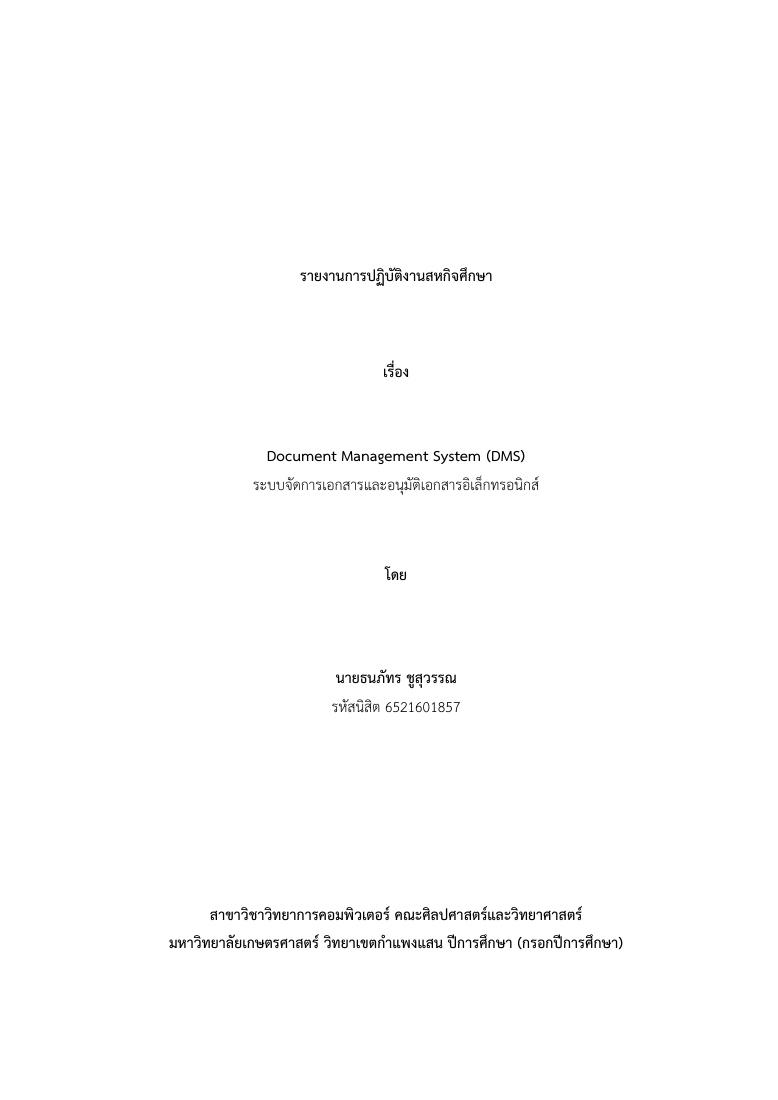
#> input picture tmp/report/page-02.png, 778 x 1100 px; its folder holds only this picture in this run
$ python contact.py
#> lines starting #> are read from the running program, lines starting #| are printed output that depends on the picture
from pathlib import Path
from PIL import Image, ImageOps, ImageDraw

d = Path(r"D:/Document Management/tmp/report")
files = sorted(d.glob("page-*.png"))
for j in range(0, len(files), 6):
    sheet = Image.new("RGB", (1860, 1800), "#dddddd")
#> sheet: PIL image 1860x1800 RGB; every value is 221
    draw = ImageDraw.Draw(sheet)
    for i, path in enumerate(files[j:j+6]):
        x, y = (i % 3) * 620, (i // 3) * 900
        im = ImageOps.contain(Image.open(path), (620, 870))
        sheet.paste(im, (x, y + 25))
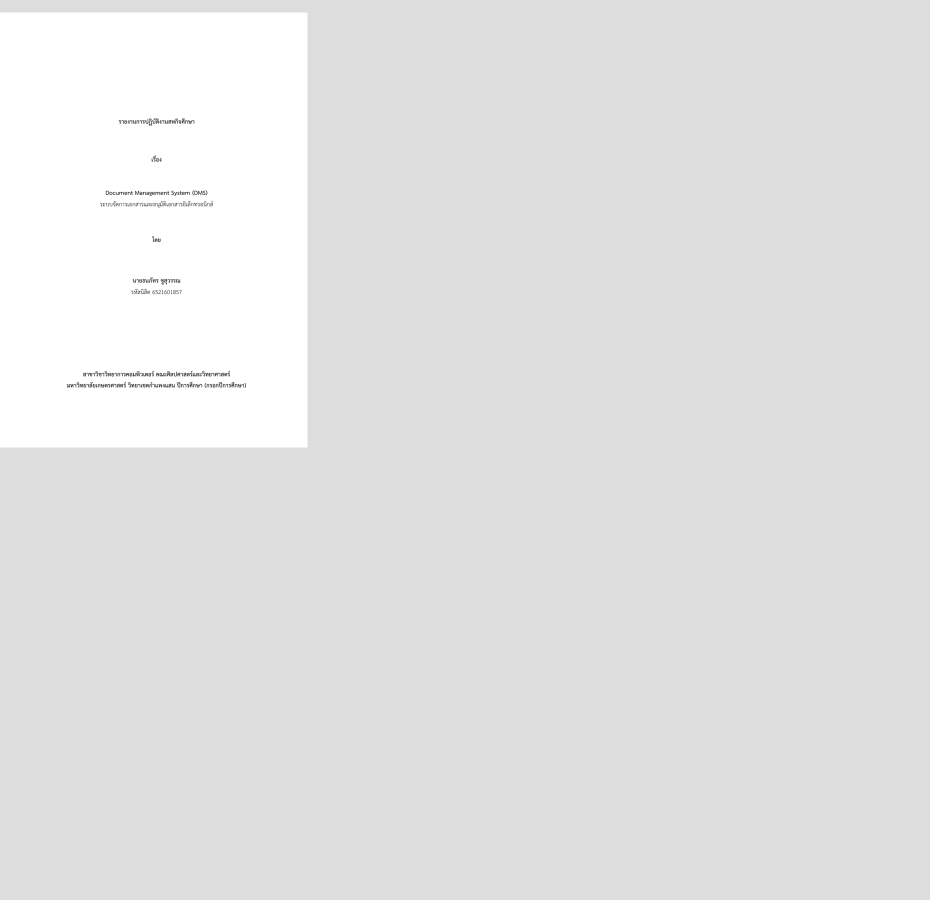
#> sheet: PIL image 1860x1800 RGB (shown at 1/2 size); min 0, max 255, mean 226.1
        draw.text((x + 5, y + 3), path.stem, fill="black")
    sheet.save(d / f"contact-{j//6+1}.png")

$ run again, on tmp/report/page-10.png
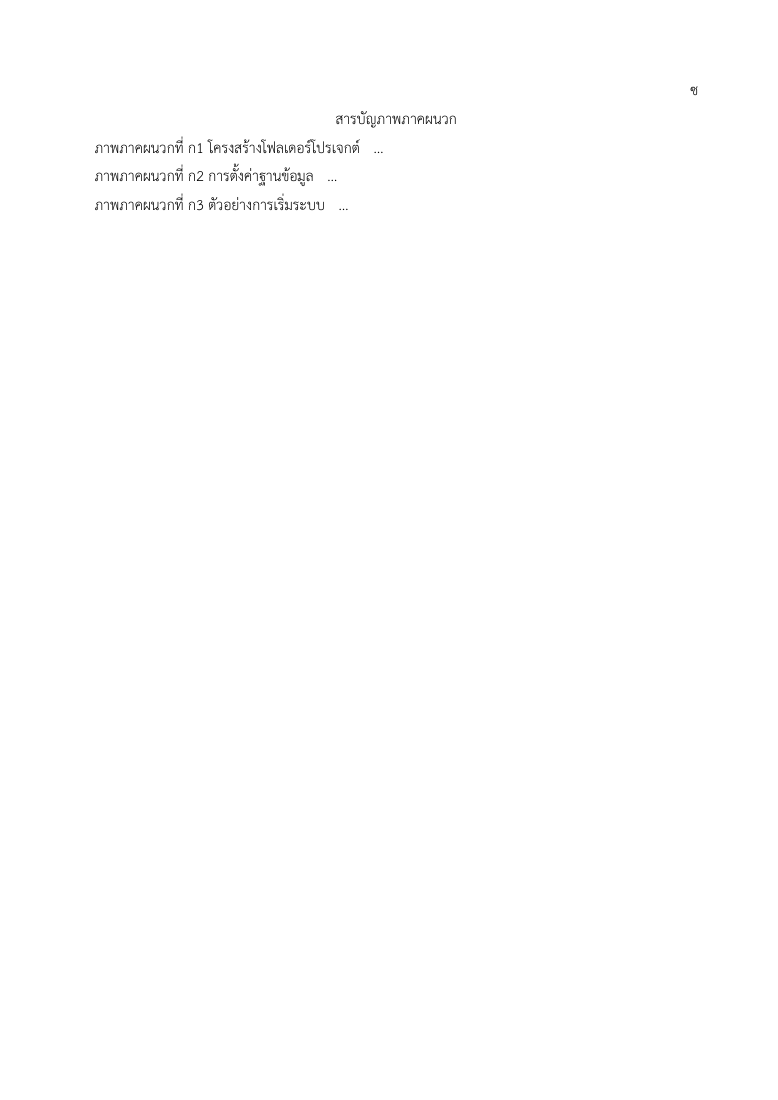
#> input picture tmp/report/page-10.png, 778 x 1100 px
#> `sheet.paste(im, (x, y + 25))`:
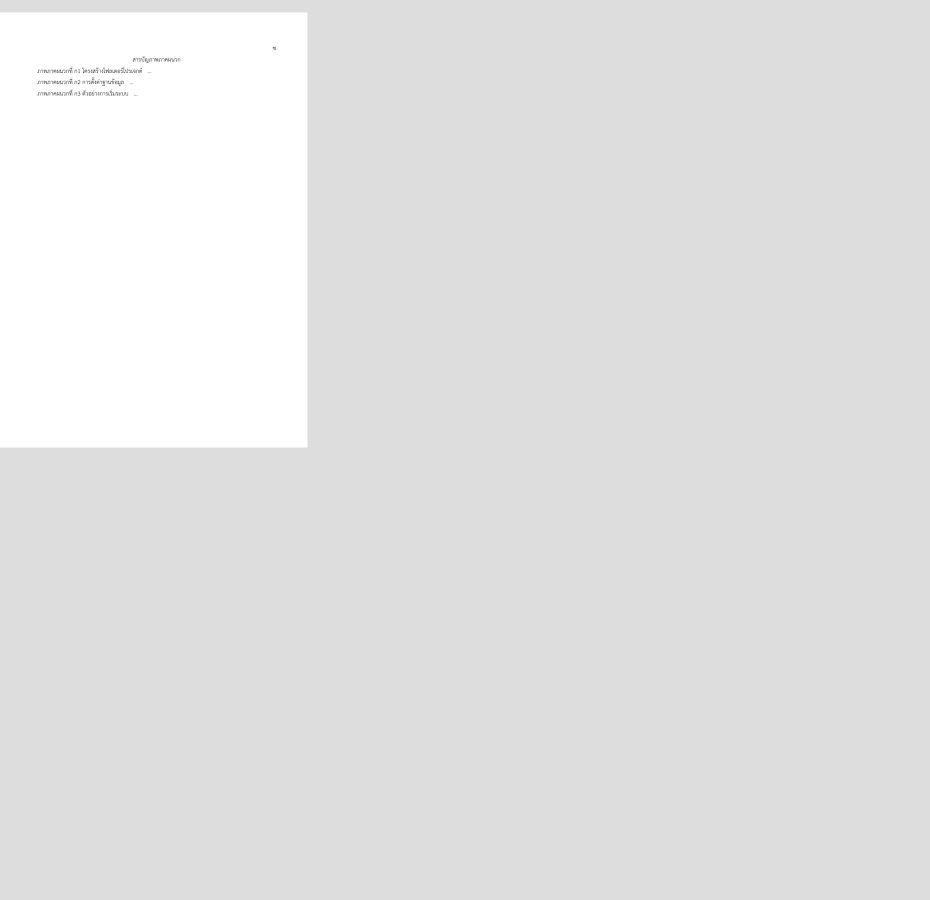
#> sheet: PIL image 1860x1800 RGB (shown at 1/2 size); min 30, max 255, mean 226.3

$ run again, on tmp/report/page-11.png
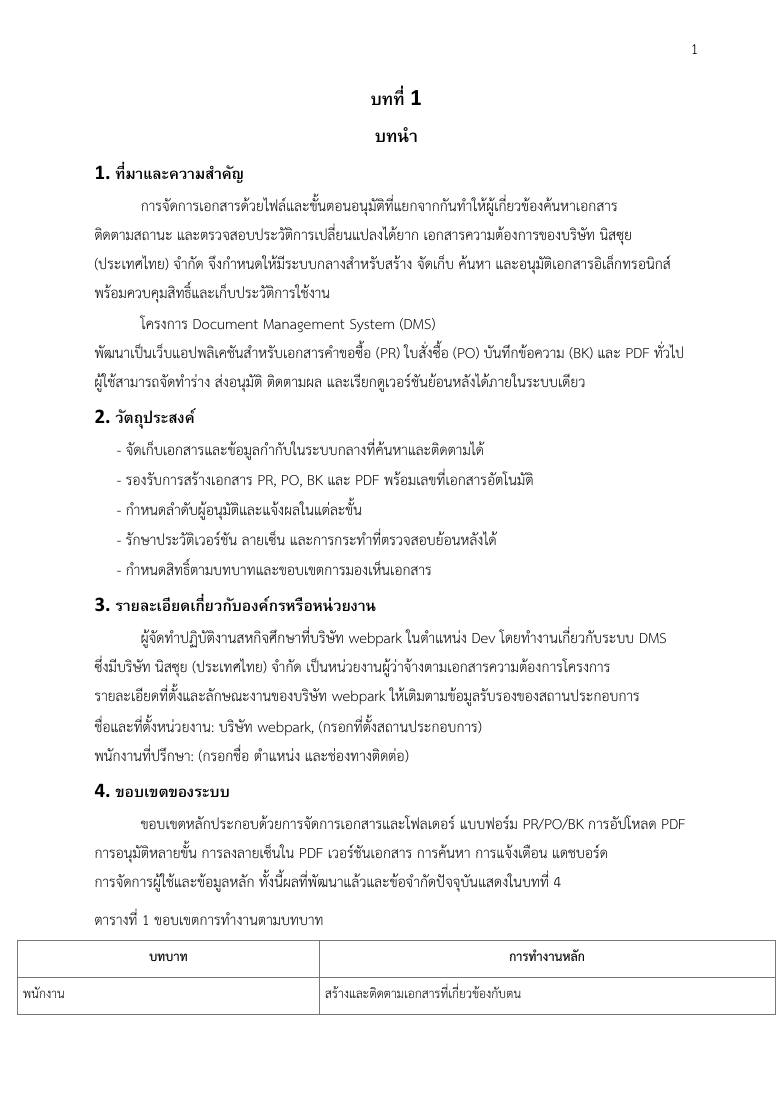
#> input picture tmp/report/page-11.png, 778 x 1100 px
#> `sheet.paste(im, (x, y + 25))`:
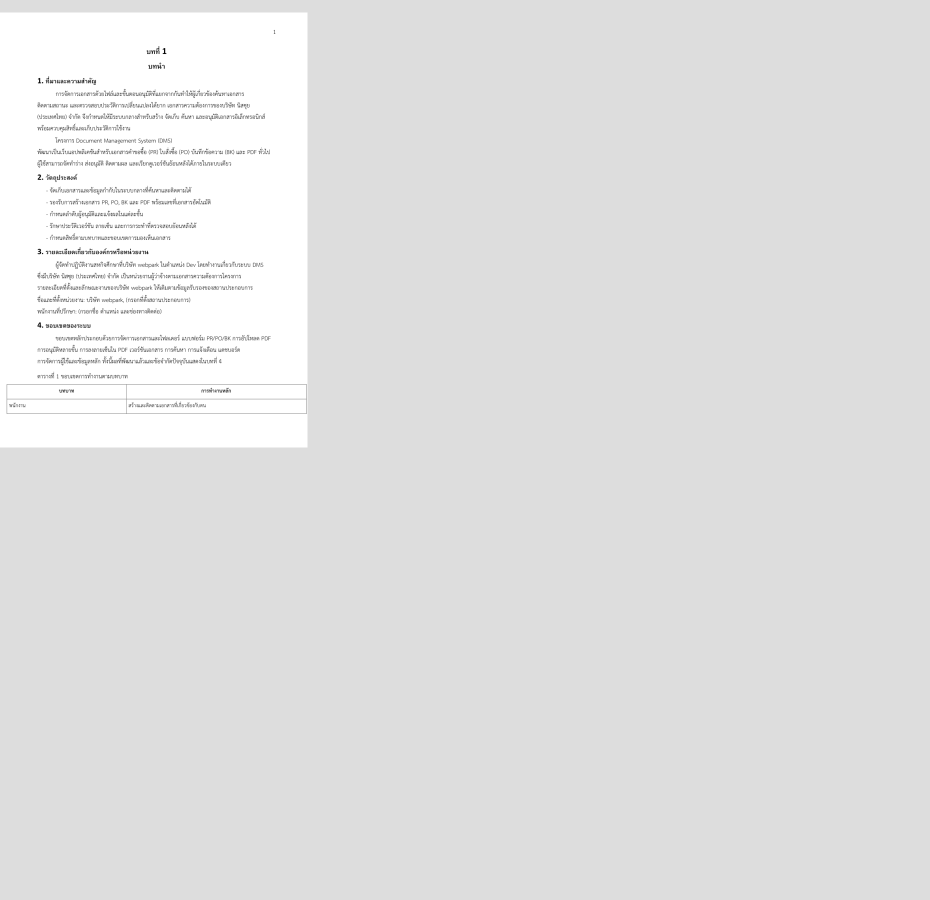
#> sheet: PIL image 1860x1800 RGB (shown at 1/2 size); min 0, max 255, mean 225.2

$ run again, on tmp/report/page-13.png
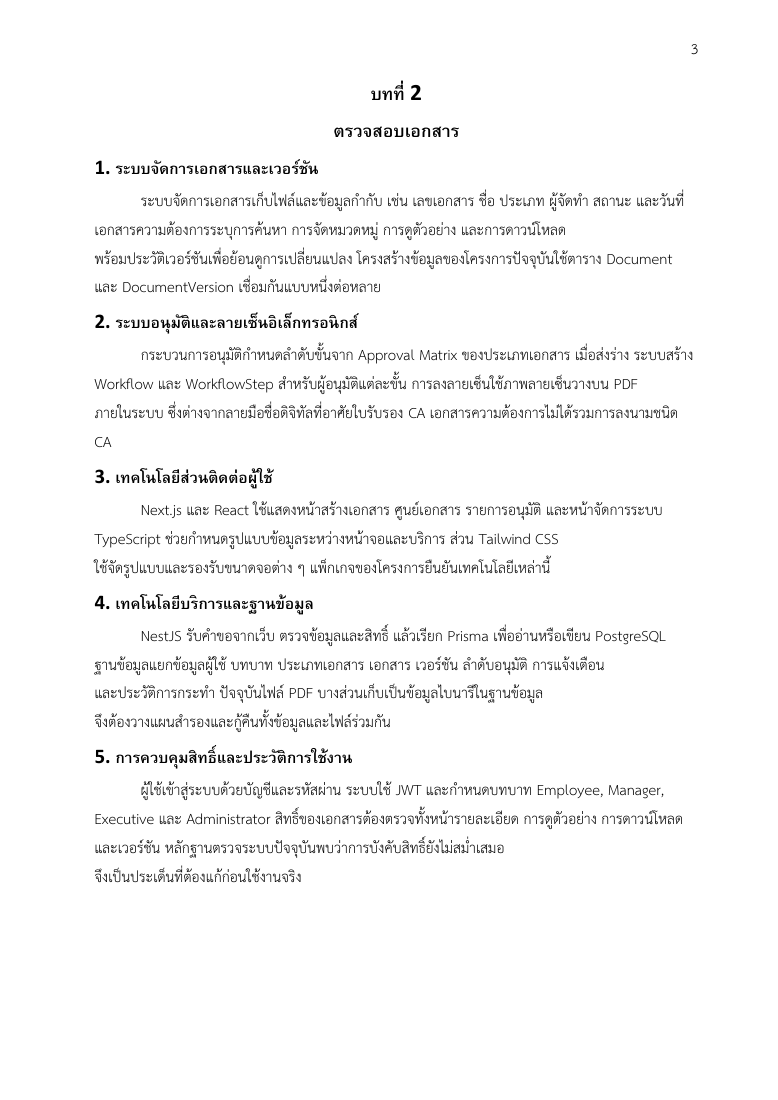
#> input picture tmp/report/page-13.png, 778 x 1100 px
#> `sheet.paste(im, (x, y + 25))`:
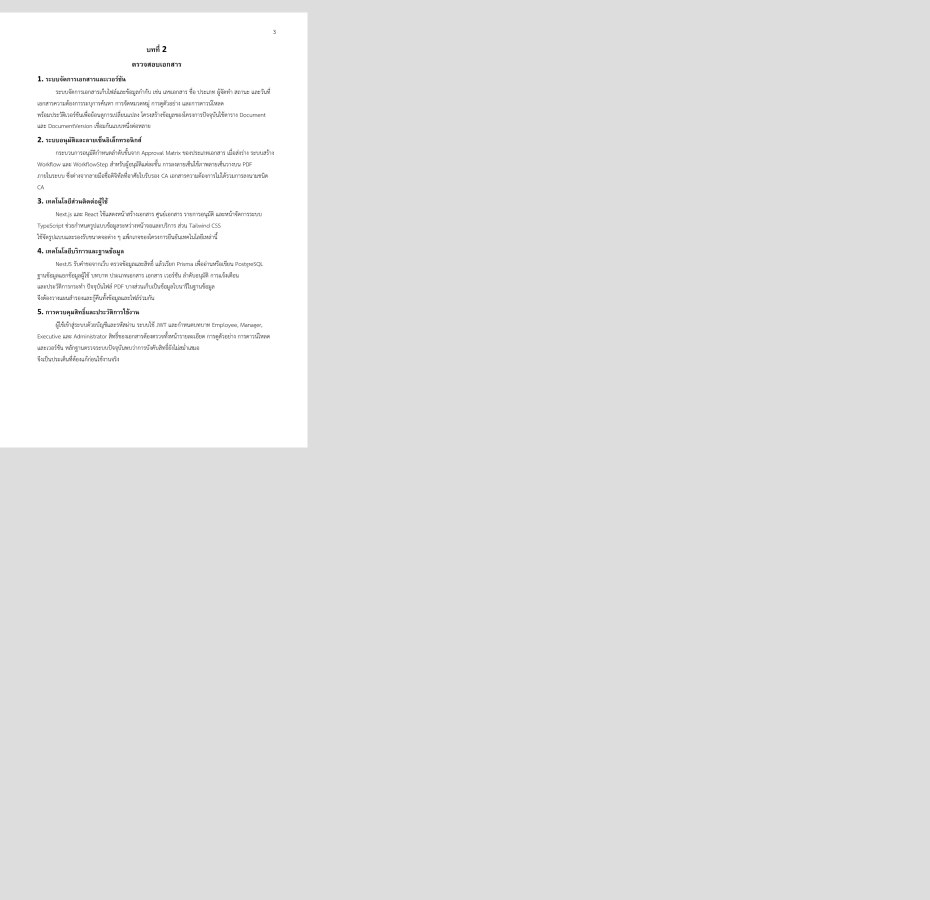
#> sheet: PIL image 1860x1800 RGB (shown at 1/2 size); min 0, max 255, mean 225.2

$ run again, on tmp/report/page-05.png
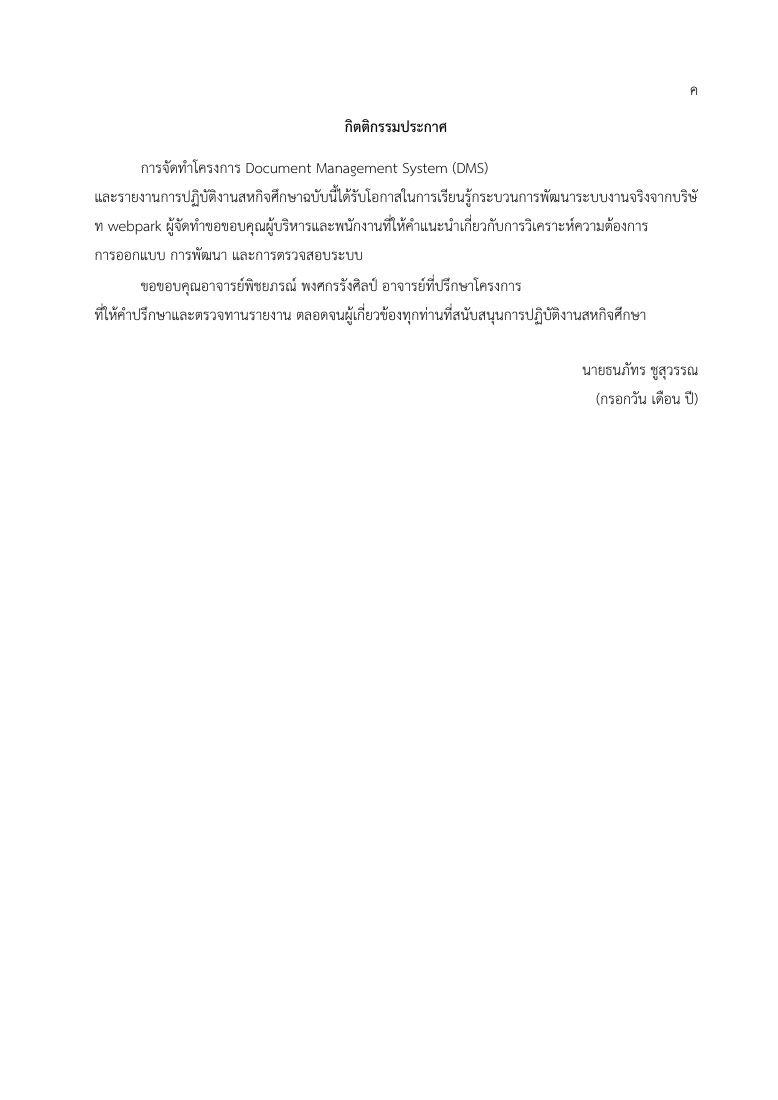
#> input picture tmp/report/page-05.png, 778 x 1100 px
#> `sheet.paste(im, (x, y + 25))`:
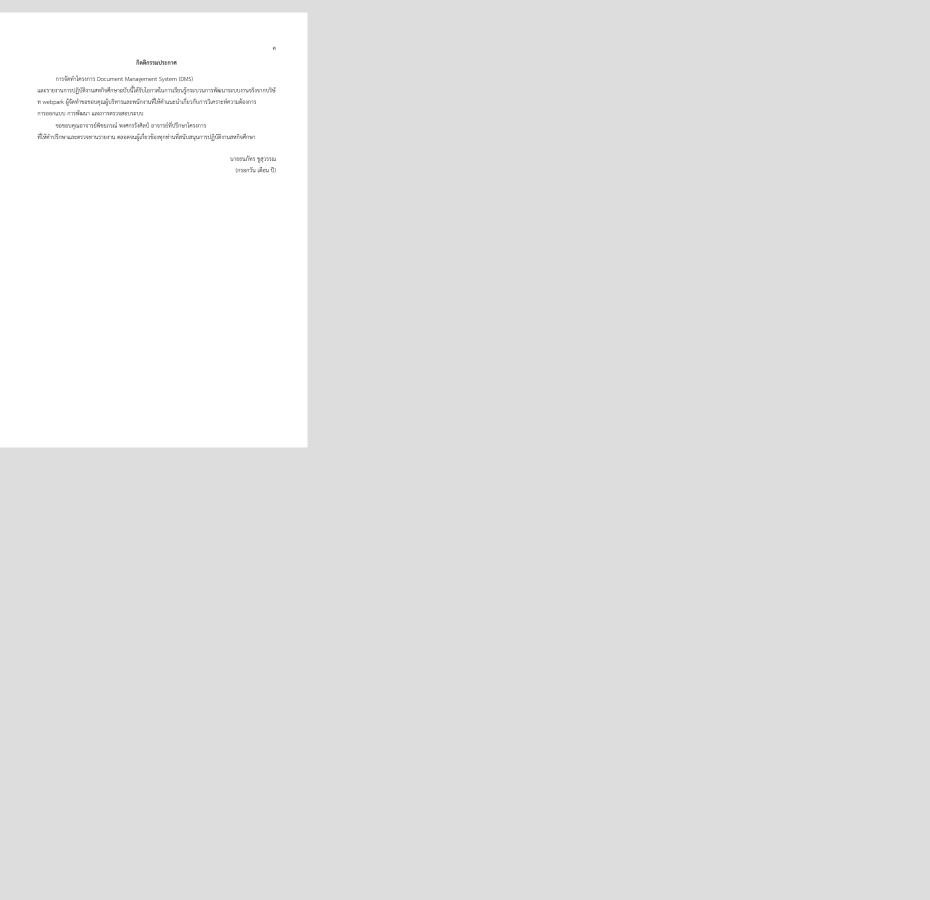
#> sheet: PIL image 1860x1800 RGB (shown at 1/2 size); min 4, max 255, mean 226.1
